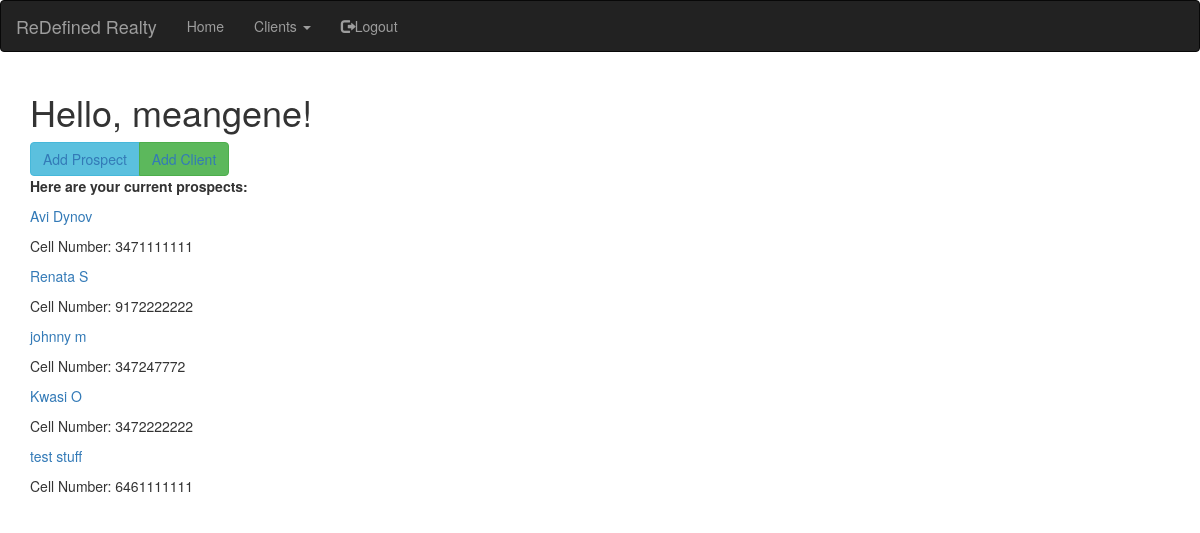
/prospects (signed in), run on the app's committed database.
### app/models.py (models this page shows, shortened)
class User(UserMixin, db.Model):
    id = db.Column(db.Integer, primary_key=True)
    username = db.Column(db.String(64), index=True, unique=True)
    email = db.Column(db.String(120), index=True, unique=True)
    password_hash = db.Column(db.String(128))
    Prospects=db.relationship('Prospects', backref='leads', lazy='dynamic')
    Clients=db.relationship('Clients', backref='listings', lazy='dynamic')

class Prospects(db.Model):
    id = db.Column(db.Integer, primary_key=True)
    first_name=db.Column(db.String(20))
    last_name=db.Column(db.String(20))
    phone_cell=db.Column(db.Integer)
    user_account_pk=db.Column(db.Integer, db.ForeignKey('user.id'))

### app/routes.py (the view)
@app.route('/prospects', methods=['GET', 'POST'])
@login_required
def prospects():
    all_prospects = get_prospects(current_user=current_user)
    return render_template('prospects.html', title='Prospects', all_prospects=all_prospects)

### app/models.py (called while the page is built)
@login.user_loader
def load_user(id):
    return User.query.get(int(id))

### app/queryfunc.py (called while the page is built)
def get_prospects(current_user):
    currentuser = User.query.filter_by(username=current_user.username).first()
    account_pk = currentuser.id
    all_prospects=Prospects.query.filter_by(user_account_pk=account_pk).all()
    return all_prospects

### app/templates/prospects.html
{% extends "base.html" %}
{% import 'bootstrap/wtf.html' as wtf %}
{% block app_content %}
    <h1>Hello, {{ current_user.username }}!</h1>
    <div class="btn-group">
        <button type="button" class="btn btn-info"><a href="{{ url_for('add_prospect') }}">Add Prospect</a></button>
        <button type="button" class="btn btn-success"><a href="{{ url_for('add_client') }}">Add Client</a></button>
    </div>
    <div><p><b>Here are your current prospects:</b></p></div>
    {% for everyone in all_prospects %}
    <div><p><a href="{{ url_for('view_prospect', prospect_id=everyone.id) }}">{{ everyone.first_name }}  {{ everyone.last_name }}</a></p></div>
    <div><p>Cell Number: {{ everyone.phone_cell }}</p></div>
    {% endfor %}
{% endblock %}

### data on the page
User: username "meangene"
Prospects: first_name "Avi", last_name "Dynov", phone_cell "3471111111"
Prospects: first_name "Renata", last_name "S", phone_cell "9172222222"
Prospects: first_name "johnny", last_name "m", phone_cell "347247772"
Prospects: first_name "Kwasi", last_name "O", phone_cell "3472222222"
Prospects: first_name "test", last_name "stuff", phone_cell "6461111111"
